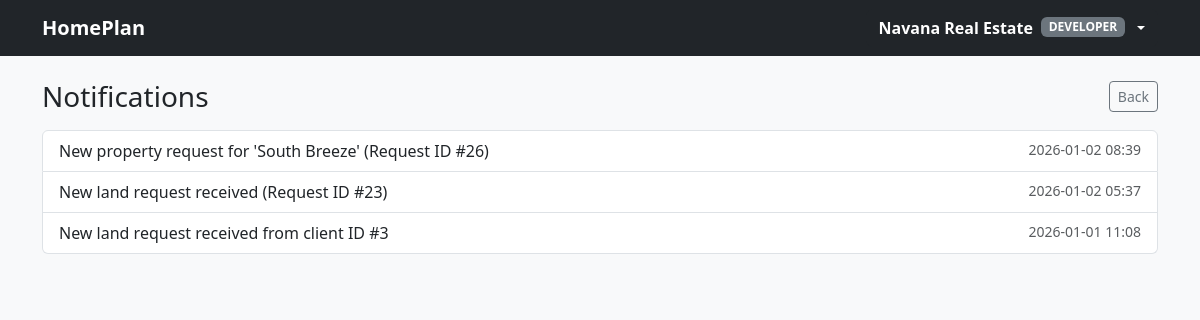
The app's page /developer/notifications.php (signed in) with its own data.
### tables this page shows
CREATE TABLE `notifications` (
  `notification_id` int(11) NOT NULL,
  `user_id` int(11) NOT NULL,
  `message` text NOT NULL,
  `status` enum('unread','read') DEFAULT 'unread',
  `sent_at` timestamp NULL DEFAULT NULL,
  `creation_date` timestamp NOT NULL DEFAULT current_timestamp()
);

### developer/notifications.php (the view, shortened to what this page needs)
<?php
require_once __DIR__ . '/../partials/navbar.php';
$developer_id = (int)$_SESSION['user_id'];
$sql = "
    SELECT notification_id, message, status, creation_date
    FROM notifications
    WHERE user_id = ?
    ORDER BY creation_date DESC
";
$stmt = $conn->prepare($sql);
$stmt->bind_param("i", $developer_id);
$stmt->execute();
$result = $stmt->get_result();
?>
<!doctype html>
<html>
<head>
  <link href="https://cdn.jsdelivr.net/npm/bootstrap@5.3.3/dist/css/bootstrap.min.css" rel="stylesheet">
</head>
<body class="bg-light">
<div class="container py-4">
  <div class="d-flex justify-content-between align-items-center mb-3">
    <h3 class="mb-0">Notifications</h3>
    <a href="/homeplan/developer/dashboard.php" class="btn btn-outline-secondary btn-sm">Back</a>
  </div>
  <?php if (!$result || $result->num_rows === 0): ?>
    <div class="alert alert-info">No notifications found.</div>
  <?php else: ?>
    <div class="list-group">
      <?php while ($n = $result->fetch_assoc()): ?>
        <div class="list-group-item">
          <div class="d-flex justify-content-between gap-3">
            <div><?= htmlspecialchars($n['message']) ?></div>
            <small class="text-muted">
              <?= htmlspecialchars(date('Y-m-d H:i', strtotime($n['creation_date']))) ?>
            </small>
          </div>
        </div>
      <?php endwhile; ?>
    </div>
  <?php endif; ?>
</div>
</body>
</html>

### records on screen
notifications: message "New property request for 'South Breeze' (Request ID #26)", creation_date "2026-01-02 08:39"
notifications: message "New land request received (Request ID #23)", creation_date "2026-01-02 05:37"
notifications: message "New land request received from client ID #3", creation_date "2026-01-01 11:08"

### other values on screen
$userName "Navana Real Estate"
$role "DEVELOPER"
